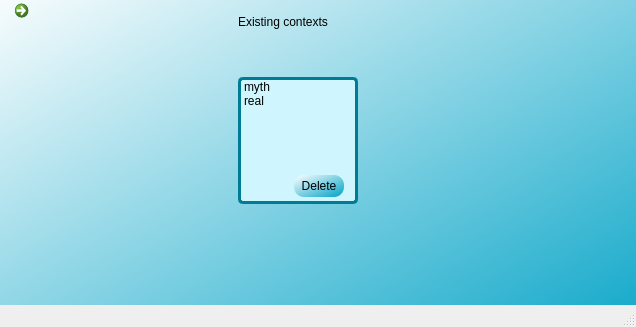
<?xml version="1.0" encoding="UTF-8"?>
<ui version="4.0">
 <class>MainWindow</class>
 <widget class="QMainWindow" name="MainWindow">
  <property name="geometry">
   <rect>
    <x>0</x>
    <y>0</y>
    <width>636</width>
    <height>327</height>
   </rect>
  </property>
  <property name="windowTitle">
   <string>MainWindow</string>
  </property>
  <widget class="QWidget" name="centralwidget">
   <widget class="QWidget" name="widget" native="true">
    <property name="geometry">
     <rect>
      <x>-7</x>
      <y>-21</y>
      <width>680</width>
      <height>386</height>
     </rect>
    </property>
    <property name="styleSheet">
     <string notr="true">QWidget#widget{background-color: qlineargradient(spread:pad, x1:0.994318, y1:1, x2:0, y2:0, stop:0 rgba(0, 162, 198, 255), stop:1 rgba(255, 255, 255, 255));}</string>
    </property>
    <widget class="QListWidget" name="currentcontexts">
     <property name="geometry">
      <rect>
       <x>245</x>
       <y>98</y>
       <width>120</width>
       <height>127</height>
      </rect>
     </property>
     <property name="styleSheet">
      <string notr="true">QListWidget#currentcontexts{
	background-color: rgb(207, 245, 255);
border-radius:5px;
border: 3px solid #007b94;

	

}</string>
     </property>
     <item>
      <property name="text">
       <string>myth</string>
      </property>
     </item>
     <item>
      <property name="text">
       <string>real</string>
      </property>
     </item>
    </widget>
    <widget class="QLabel" name="label_5">
     <property name="geometry">
      <rect>
       <x>245</x>
       <y>35</y>
       <width>134</width>
       <height>16</height>
      </rect>
     </property>
     <property name="styleSheet">
      <string notr="true">color: rgb(0, 0, 0);
font:  11pt &quot;Arial Rounded MT Bold&quot;;</string>
     </property>
     <property name="text">
      <string>Existing contexts</string>
     </property>
    </widget>
    <widget class="QPushButton" name="deletecontext">
     <property name="geometry">
      <rect>
       <x>301</x>
       <y>196</y>
       <width>50</width>
       <height>22</height>
      </rect>
     </property>
     <property name="styleSheet">
      <string notr="true">QPushButton#deletecontext
{
border-radius: 10px;
background-color: qlineargradient(spread:pad, x1:0.994318, y1:1, x2:0, y2:0, stop:0 rgba(0, 162, 198, 255), stop:1 rgba(255, 255, 255, 255));}

QPushButton#deletecontext:hover{
	background-color: rgb(212, 250, 255);
}</string>
     </property>
     <property name="text">
      <string>Delete</string>
     </property>
    </widget>
    <widget class="QCommandLinkButton" name="home">
     <property name="geometry">
      <rect>
       <x>14</x>
       <y>14</y>
       <width>36</width>
       <height>41</height>
      </rect>
     </property>
     <property name="text">
      <string/>
     </property>
     <property name="icon">
      <iconset resource="tes.qrc">
       <normaloff>:/ok/home.png</normaloff>:/ok/home.png</iconset>
     </property>
    </widget>
   </widget>
  </widget>
  <widget class="QStatusBar" name="statusbar"/>
 </widget>
 <resources>
  <include location="tes.qrc"/>
 </resources>
 <connections/>
</ui>
